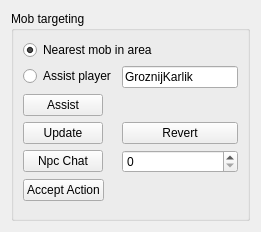
<?xml version="1.0" encoding="UTF-8"?>
<ui version="4.0">
 <class>ActionConfigurationWidget</class>
 <widget class="QWidget" name="ActionConfigurationWidget">
  <property name="geometry">
   <rect>
    <x>0</x>
    <y>0</y>
    <width>261</width>
    <height>232</height>
   </rect>
  </property>
  <property name="windowTitle">
   <string>Form</string>
  </property>
  <layout class="QVBoxLayout" name="verticalLayout">
   <item>
    <widget class="QGroupBox" name="groupBox">
     <property name="title">
      <string>Mob targeting</string>
     </property>
     <layout class="QFormLayout" name="formLayout">
      <item row="0" column="0" colspan="2">
       <widget class="QRadioButton" name="rbMobInArea">
        <property name="text">
         <string>Nearest mob in area</string>
        </property>
        <property name="checked">
         <bool>true</bool>
        </property>
       </widget>
      </item>
      <item row="1" column="0">
       <widget class="QRadioButton" name="rbAssist">
        <property name="text">
         <string>Assist player</string>
        </property>
       </widget>
      </item>
      <item row="1" column="1">
       <widget class="QLineEdit" name="txtAssistPlayerName">
        <property name="text">
         <string>GroznijKarlik</string>
        </property>
       </widget>
      </item>
      <item row="2" column="0">
       <widget class="QPushButton" name="btnAssist">
        <property name="text">
         <string>Assist</string>
        </property>
       </widget>
      </item>
      <item row="3" column="0">
       <widget class="QPushButton" name="btnUpdate">
        <property name="text">
         <string>Update</string>
        </property>
       </widget>
      </item>
      <item row="3" column="1">
       <widget class="QPushButton" name="btnRevert">
        <property name="text">
         <string>Revert</string>
        </property>
       </widget>
      </item>
      <item row="4" column="0">
       <widget class="QPushButton" name="btnNpcChat">
        <property name="text">
         <string>Npc Chat</string>
        </property>
       </widget>
      </item>
      <item row="4" column="1">
       <widget class="QSpinBox" name="spNpcChatId"/>
      </item>
      <item row="5" column="0">
       <widget class="QPushButton" name="btnAcceptAction">
        <property name="text">
         <string>Accept Action</string>
        </property>
       </widget>
      </item>
     </layout>
    </widget>
   </item>
  </layout>
 </widget>
 <resources/>
 <connections/>
</ui>
